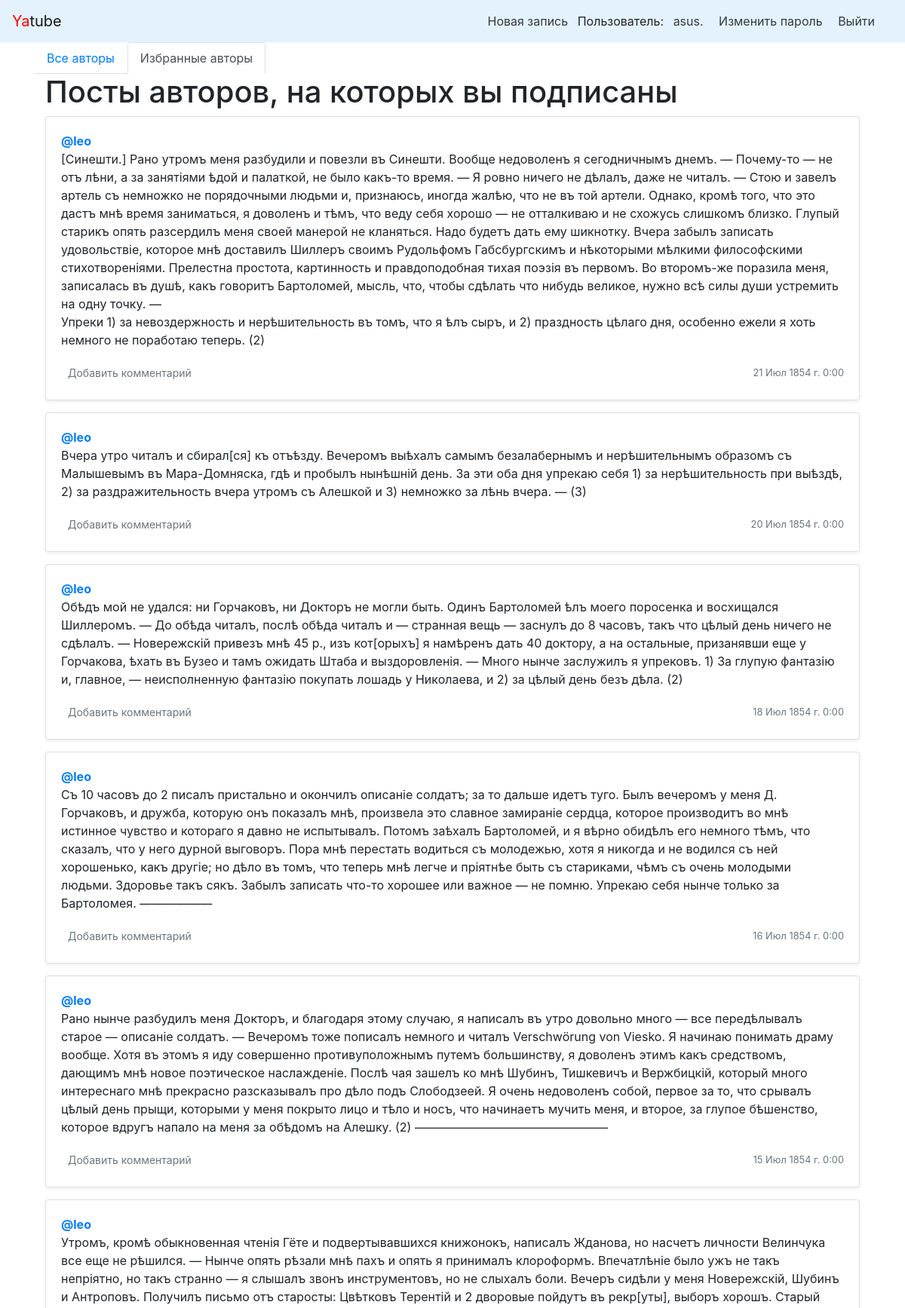
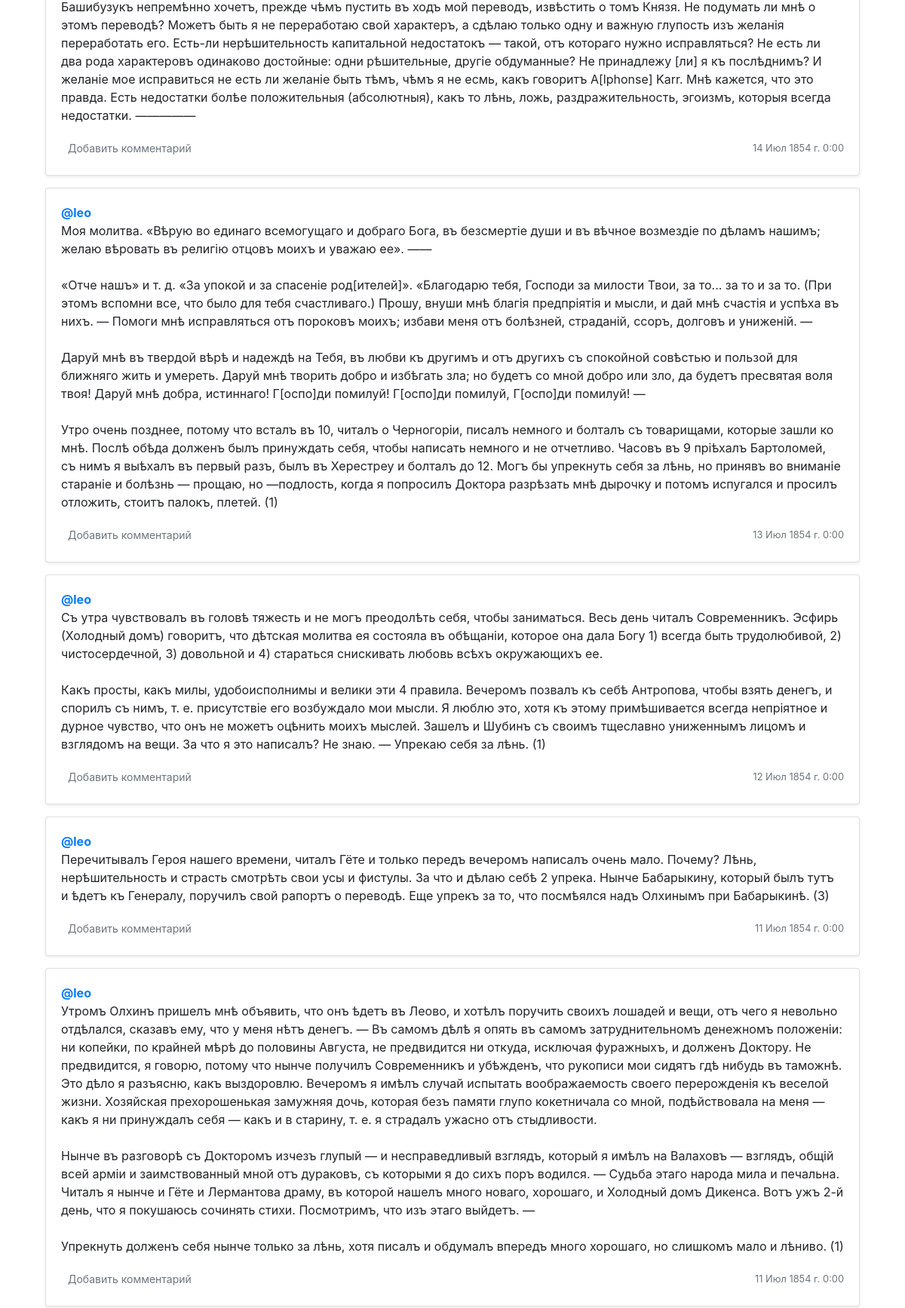
The page /follow/?page=2 (signed in, upper part) on the database its author committed (2 pictures, top to bottom).
### posts/models.py (models this page shows, shortened)
class Post(models.Model):
    objects = None
    text = models.TextField(verbose_name='Текст')
    pub_date = models.DateTimeField("date published", auto_now_add=True)
    author = models.ForeignKey(
        User,
        on_delete=models.CASCADE,
        related_name="posts",
        verbose_name='Автор'
    )
    group = models.ForeignKey(
        'Group',
        on_delete=models.CASCADE,
        related_name="posts", blank=True,
        null=True,
        verbose_name='Группа'
    )
    image = models.ImageField(
        upload_to='posts/%Y/%m/%d/',
        blank=True,
        null=True,
        verbose_name='Изображение'
    )
    class Meta:
        ordering = ['-pub_date']
        verbose_name = 'Пост'
        verbose_name_plural = 'Посты'

### posts/views.py (the view)
# urls.py: path("follow/", views.follow_index, name="follow_index"),
@login_required
def follow_index(request):
    post_list = Post.objects.order_by('-pub_date').filter(author__following__user=request.user)
    paginator = Paginator(post_list, 10)  # показывать по 10 записей на странице.
    page_number = request.GET.get('page')  # переменная в URL с номером запрошенной страницы
    page = paginator.get_page(page_number)  # получить записи с нужным смещением
    return render(request, 'follow.html', {
        'page': page, 'paginator': paginator}
    )

### posts/context_processors.py (called while the page is built)
def year(request):
    years = datetime.now().year
    return {'year': years}

### templates/follow.html (shortened to what this page needs)
{% extends "base.html" %}
{% block content %}
    <div class="container">
        {% include "menu.html" with index=True %}
        <h1>Посты авторов, на которых вы подписаны</h1>
        {% for post in page %}
            {% include "post_item.html" with post=post %}
        {% endfor %}
    </div>
{% endblock %}

### templates/nav.html
<nav class="navbar navbar-light" style="background-color: #e3f2fd;">
    <a class="navbar-brand" href="/"><span style="color:red">Ya</span>tube</a>
    <nav class="my-2 my-md-0 mr-md-3">
        {% if user.is_authenticated %}
            <a class="p-2 text-dark" href="{% url 'new_post' %}">Новая запись</a>
            Пользователь: <a class="p-2 text-dark" href="{% url 'profile' user.username %}">{{ user.username }}.</a>
            <a class="p-2 text-dark" href="{% url 'password_change' %}">Изменить пароль</a>
            <a class="p-2 text-dark" href="{% url 'logout' %}">Выйти</a>
        {% else %}
            <a class="p-2 text-dark" href="{% url 'login' %}">Войти</a> |
            <a class="p-2 text-dark" href="{% url 'signup' %}">Регистрация</a>
        {% endif %}
    </nav>
</nav>

### templates/post_item.html (shortened to what this page needs)
<div class="card mb-3 mt-1 shadow-sm">
    {% load thumbnail %}
    <div class="card-body">
        <p class="card-text">
            <a name="post_{{ post.id }}" href="{% url 'profile' post.author.username %}">
                <strong class="d-block text-gray-dark">@{{ post.author }}</strong>
            </a>
            {{ post.text|linebreaksbr }}
        </p>
        <div class="d-flex justify-content-between align-items-center">
            <div class="btn-group ">
                <a class="btn btn-sm text-muted" href="{% url 'post' post.author.username post.id %}" role="button">
                    {% if post.comments.exists %}
                        {{ post.comments.count }} комментариев
                    {% else%}
                        Добавить комментарий
                    {% endif %}
                </a>
            </div>
            <small class="text-muted">{{ post.pub_date|date:"d M Y г. G:i" }}</small>
        </div>
    </div>
</div>

### rows shown on the page
Post: author "leo", text "[Синешти.] Рано утромъ меня разбудили и повезли въ Синешти. Вообще недоволенъ я сегодничнымъ днемъ. — Почему-то — не отъ лѣни, а за занятіями ѣдой и палаткой, не было какъ-тο время. — Я ровно ничего не дѣлалъ, даже не читалъ. — Стою и завелъ артель съ немножко не порядочными людьми и, признаюсь, иногда жалѣю, что не въ той артели. Однако, кромѣ того, что это дастъ мнѣ время заниматься, я доволенъ и тѣмъ, что веду себя хорошо — не отталкиваю и не схожусь слишкомъ близко. Глупый старикъ опять разсердилъ меня своей манерой не кланяться. Надо будетъ дать ему шикнотку. Вчера забылъ записать удовольствіе, которое мнѣ доставилъ Шиллеръ своимъ Рудольфомъ Габсбургскимъ и нѣкоторыми мѣлкими…", shows "Добавить комментарий", pub_date "21 Июл 1854 г. 0:00"
Post: author "leo", text "Вчера утро читалъ и сбирал[ся] къ отъѣзду. Вечеромъ выѣхалъ самымъ безалабернымъ и нерѣшительнымъ образомъ съ Малышевымъ въ Мара-Домняска, гдѣ и пробылъ нынѣшній день. За эти оба дня упрекаю себя 1) за нерѣшительность при выѣздѣ, 2) за раздражительность вчера утромъ съ Алешкой и 3) немножко за лѣнь вчера. — (3)", shows "Добавить комментарий", pub_date "20 Июл 1854 г. 0:00"
Post: author "leo", text "Обѣдъ мой не удался: ни Горчаковъ, ни Докторъ не могли быть. Одинъ Бартоломей ѣлъ моего поросенка и восхищался Шиллеромъ. — До обѣда читалъ, послѣ обѣда читалъ и — странная вещь — заснулъ до 8 часовъ, такъ что цѣлый день ничего не сдѣлалъ. — Новережскій привезъ мнѣ 45 р., изъ кот[орыхъ] я намѣренъ дать 40 доктору, а на остальные, призанявши еще у Горчакова, ѣхать въ Бузео и тамъ ожидать Штаба и выздоровленія. — Много нынче заслужилъ я упрековъ. 1) За глупую фантазію и, главное, — неисполненную фантазію покупать лошадь у Николаева, и 2) за цѣлый день безъ дѣла. (2)", shows "Добавить комментарий", pub_date "18 Июл 1854 г. 0:00"
Post: author "leo", text "Съ 10 часовъ до 2 писалъ пристально и окончилъ описаніе солдатъ; за то дальше идетъ туго. Былъ вечеромъ у меня Д. Горчаковъ, и дружба, которую онъ показалъ мнѣ, произвела это славное замираніе сердца, которое производитъ во мнѣ истинное чувство и котораго я давно не испытывалъ. Потомъ заѣхалъ Бартоломей, и я вѣрно обидѣлъ его немного тѣмъ, что сказалъ, что у него дурной выговоръ. Пора мнѣ перестать водиться съ молодежью, хотя я никогда и не водился съ ней хорошенько, какъ другіе; но дѣло въ томъ, что теперь мнѣ легче и пріятнѣе быть съ стариками, чѣмъ съ очень молодыми людьми. Здоровье такъ сякъ. Забылъ записать что-то хорошее или важное — не помню. Упрекаю себя нынче только за Бартоломея.…", shows "Добавить комментарий", pub_date "16 Июл 1854 г. 0:00"
Post: author "leo", text "Рано нынче разбудилъ меня Докторъ, и благодаря этому случаю, я написалъ въ утро довольно много — все передѣлывалъ старое — описаніе солдатъ. — Вечеромъ тоже пописалъ немного и читалъ Verschwörung von Viesko. Я начинаю понимать драму вообще. Хотя въ этомъ я иду совершенно противуположнымъ путемъ большинству, я доволенъ этимъ какъ средствомъ, дающимъ мнѣ новое поэтическое наслажденіе. Послѣ чая зашелъ ко мнѣ Шубинъ, Тишкевичъ и Вержбицкій, который много интереснаго мнѣ прекрасно разсказывалъ про дѣло подъ Слободзеей. Я очень недоволенъ собой, первое за то, что срывалъ цѣлый день прыщи, которыми у меня покрыто лицо и тѣло и носъ, что начинаетъ мучить меня, и второе, за глупое бѣшенство,…", shows "Добавить комментарий", pub_date "15 Июл 1854 г. 0:00"
Post: author "leo", text "Утромъ, кромѣ обыкновенная чтенія Гёте и подвертывавшихся книжонокъ, написалъ Жданова, но насчетъ личности Велинчука все еще не рѣшился. — Нынче опять рѣзали мнѣ пахъ и опять я принималъ клороформъ. Впечатлѣніе было ужъ не такъ непріятно, но такъ странно — я слышалъ звонъ инструментовъ, но не слыхалъ боли. Вечеръ сидѣли у меня Новережскій, Шубинъ и Антроповъ. Получилъ письмо отъ старосты: Цвѣтковъ Терентій и 2 дворовые пойдутъ въ рекр[уты], выборъ хорошъ. Старый Башибузукъ непремѣнно хочетъ, прежде чѣмъ пустить въ ходъ мой переводъ, извѣстить о томъ Князя. Не подумать ли мнѣ о этомъ переводѣ? Можетъ быть я не переработаю свой характеръ, a сдѣлаю только одну и важную глупость изъ желанія…", shows "Добавить комментарий", pub_date "14 Июл 1854 г. 0:00"
Post: author "leo", text "Моя молитва. «Вѣрую во единаго всемогущаго и добраго Бога, въ безсмертіе души и въ вѣчное возмездіе по дѣламъ нашимъ; желаю вѣровать въ религію отцовъ моихъ и уважаю ее». —— «Отче нашъ» и т. д. «За упокой и за спасеніе род[ителей]». «Благодарю тебя, Господи за милости Твои, за то... за то и за то. (При этомъ вспомни все, что было для тебя счастливаго.) Прошу, внуши мнѣ благія предпріятія и мысли, и дай мнѣ счастія и успѣха въ нихъ. — Помоги мнѣ исправляться отъ пороковъ моихъ; избави меня отъ болѣзней, страданій, ссоръ, долговъ и униженій. — Даруй мнѣ въ твердой вѣрѣ и надеждѣ на Тебя, въ любви къ другимъ и отъ другихъ съ спокойной совѣстью и пользой для ближняго жить и умереть. Даруй мнѣ…", shows "Добавить комментарий", pub_date "13 Июл 1854 г. 0:00"
Post: author "leo", text "Съ утра чувствовалъ въ головѣ тяжесть и не могъ преодолѣть себя, чтобы заниматься. Весь день читалъ Современникъ. Эсфирь (Холодный домъ) говоритъ, что дѣтская молитва ея состояла въ обѣщаніи, которое она дала Богу 1) всегда быть трудолюбивой, 2) чистосердечной, 3) довольной и 4) стараться снискивать любовь всѣхъ окружающихъ ее. Какъ просты, какъ милы, удобоисполнимы и велики эти 4 правила. Вечеромъ позвалъ къ себѣ Антропова, чтобы взять денегъ, и спорилъ съ нимъ, т. е. присутствіе его возбуждало мои мысли. Я люблю это, хотя къ этому примѣшивается всегда непріятное и дурное чувство, что онъ не можетъ оцѣнить моихъ мыслей. Зашелъ и Шубинъ съ своимъ тщеславно униженнымъ лицомъ и взглядомъ на…", shows "Добавить комментарий", pub_date "12 Июл 1854 г. 0:00"
Post: author "leo", text "Перечитывалъ Героя нашего времени, читалъ Гёте и только передъ вечеромъ написалъ очень мало. Почему? Лѣнь, нерѣшительность и страсть смотрѣть свои усы и фистулы. За что и дѣлаю себѣ 2 упрека. Нынче Бабарыкину, который былъ тутъ и ѣдетъ къ Генералу, поручилъ свой рапортъ о переводѣ. Еще упрекъ за то, что посмѣялся надъ Олхинымъ при Бабарыкинѣ. (3)", shows "Добавить комментарий", pub_date "11 Июл 1854 г. 0:00"
Post: author "leo", text "Утромъ Олхинъ пришелъ мнѣ объявить, что онъ ѣдетъ въ Леово, и хотѣлъ поручить своихъ лошадей и вещи, отъ чего я невольно отдѣлался, сказавъ ему, что у меня нѣтъ денегъ. — Въ самомъ дѣлѣ я опять въ самомъ затруднительномъ денежномъ положеніи: ни копейки, по крайней мѣрѣ до половины Августа, не предвидится ни откуда, исключая фуражныхъ, и долженъ Доктору. Не предвидится, я говорю, потому что нынче получилъ Современникъ и убѣжденъ, что рукописи мои сидятъ гдѣ нибудь въ таможнѣ. Это дѣло я разъясню, какъ выздоровлю. Вечеромъ я имѣлъ случай испытать воображаемость своего перерожденія къ веселой жизни. Хозяйская прехорошенькая замужняя дочь, которая безъ памяти глупо кокетничала со мной,…", shows "Добавить комментарий", pub_date "11 Июл 1854 г. 0:00"

### other values the page prints
{{ user.username }} "asus"
